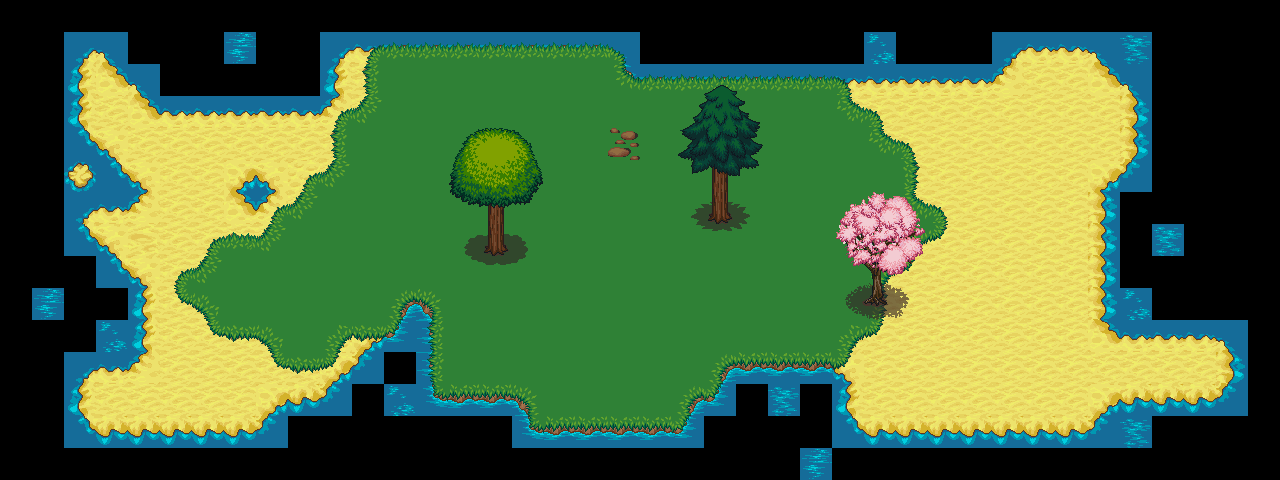

Below is a game level as drawn by its tile map, then a one-line description and the .tmx that defines it (tile-layer data replaced by summaries):
An orthogonal 40x15 tile map with 32x32 px tiles, 5 tile layers (ground, fringe, trunks, trunk2, ...), 2 tilesets and 5 objects (mob).

<map version="1.0" orientation="orthogonal" width="40" height="15" tilewidth="32" tileheight="32">
 <properties>
  <property name="background_color" value="#156C99" />
 </properties>
 <tileset firstgid="1" name="ground" tilewidth="32" tileheight="32">
  <image source="../tiles/ground.png" width="1024" height="1024" />
 </tileset>
 <tileset firstgid="1025" name="trees" tilewidth="32" tileheight="32">
  <image source="../tiles/trees2.png" width="512" height="512" />
 </tileset>
 <layer name="ground" width="40" height="15">
  <data>[600 cells, 412 non-empty, 30 distinct tile ids]</data>
 </layer>
 <layer name="fringe" width="40" height="15">
  <data>[600 cells, 41 non-empty, 13 distinct tile ids]</data>
 </layer>
 <layer name="trunks" width="40" height="15">
  <data>[600 cells, 15 non-empty, 15 distinct tile ids]</data>
 </layer>
 <objectgroup name="entities" width="40" height="15">
  <object name="player" type="mob" x="256" y="256" width="32" height="32" />
 </objectgroup>
 <layer name="trunk2" width="40" height="15">
  <data>[600 cells, 2 non-empty, 1 distinct tile ids]</data>
 </layer>
 <layer name="trees" width="40" height="15">
  <data>[600 cells, 30 non-empty, 30 distinct tile ids]</data>
 </layer>
 <objectgroup name="collision" width="40" height="15">
  <object x="256" y="173">
   <polygon points="0,0 -21,18 1,39 21,19" />
  </object>
  <object x="480" y="236" width="34" height="24">
   <ellipse />
  </object>
  <object x="702" y="203" width="34" height="24">
   <ellipse />
  </object>
  <object x="861" y="288" width="30" height="24">
   <ellipse />
  </object>
 </objectgroup>
</map>